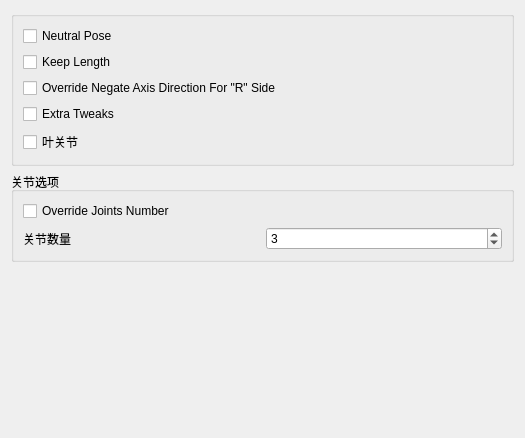
<?xml version="1.0" encoding="UTF-8"?>
<ui version="4.0">
 <class>Form</class>
 <widget class="QWidget" name="Form">
  <property name="geometry">
   <rect>
    <x>0</x>
    <y>0</y>
    <width>525</width>
    <height>438</height>
   </rect>
  </property>
  <property name="windowTitle">
   <string>表单</string>
  </property>
  <layout class="QGridLayout" name="gridLayout">
   <item row="0" column="0">
    <widget class="QGroupBox" name="groupBox">
     <property name="title">
      <string/>
     </property>
     <layout class="QGridLayout" name="gridLayout_2">
      <item row="0" column="0">
       <layout class="QVBoxLayout" name="verticalLayout">
        <item>
         <widget class="QCheckBox" name="neutralPose_checkBox">
          <property name="text">
           <string notr="true">Neutral Pose</string>
          </property>
         </widget>
        </item>
        <item>
         <widget class="QCheckBox" name="keepLength_checkBox">
          <property name="text">
           <string notr="true">Keep Length</string>
          </property>
         </widget>
        </item>
        <item>
         <widget class="QCheckBox" name="overrideNegate_checkBox">
          <property name="text">
           <string notr="true">Override Negate Axis Direction For &quot;R&quot; Side</string>
          </property>
         </widget>
        </item>
        <item>
         <widget class="QCheckBox" name="extraTweak_checkBox">
          <property name="text">
           <string notr="true">Extra Tweaks</string>
          </property>
         </widget>
        </item>
        <item>
         <widget class="QCheckBox" name="leafJoints_checkBox">
          <property name="text">
           <string>叶关节</string>
          </property>
         </widget>
        </item>
       </layout>
      </item>
     </layout>
    </widget>
   </item>
   <item row="1" column="0">
    <widget class="QGroupBox" name="groupBox_2">
     <property name="title">
      <string>关节选项</string>
     </property>
     <layout class="QGridLayout" name="gridLayout_3">
      <item row="0" column="0">
       <widget class="QCheckBox" name="overrideJntNb_checkBox">
        <property name="text">
         <string notr="true">Override Joints Number</string>
        </property>
       </widget>
      </item>
      <item row="1" column="0">
       <layout class="QHBoxLayout" name="horizontalLayout">
        <item>
         <widget class="QLabel" name="jntNb_label">
          <property name="text">
           <string>关节数量</string>
          </property>
         </widget>
        </item>
        <item>
         <widget class="QSpinBox" name="jntNb_spinBox">
          <property name="minimum">
           <number>1</number>
          </property>
          <property name="value">
           <number>3</number>
          </property>
         </widget>
        </item>
       </layout>
      </item>
     </layout>
    </widget>
   </item>
   <item row="2" column="0">
    <spacer name="verticalSpacer">
     <property name="orientation">
      <enum>Qt::Vertical</enum>
     </property>
     <property name="sizeHint" stdset="0">
      <size>
       <width>20</width>
       <height>40</height>
      </size>
     </property>
    </spacer>
   </item>
  </layout>
 </widget>
 <resources/>
 <connections/>
</ui>
